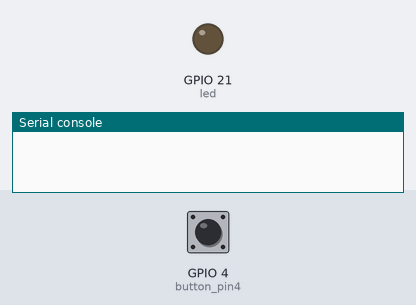
Recording of a program running on a simulated ESP32 board running MicroPython. Shown: output pins drawn as LEDs (lit = HIGH), the last lines printed to the serial console. The test bench sets the inputs (shaded band); at power-on: GPIO 4 (button_pin4) HIGH.

Above: at 1.2 s.
1.3 s: GPIO 4 (button_pin4) pulled LOW for 0.15 s
At 1.37 s:
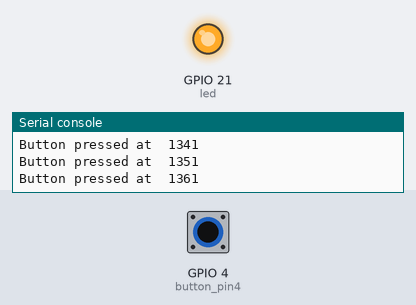
2.9 s: GPIO 4 (button_pin4) pulled LOW for 3.2 s
At 7.0 s:
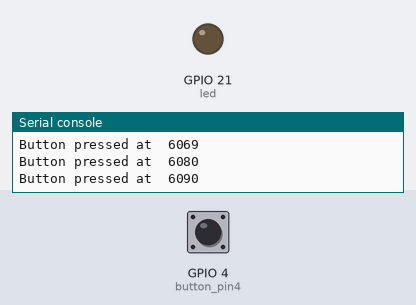
Timing chart, 0 to 8.5 s (numbered marks = the images above; inputs shaded):
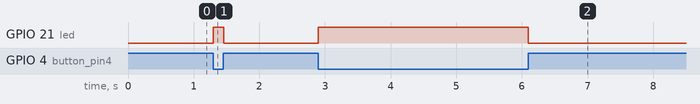

The program:

uP_-_07.40_-_button_4_loop.py
```python
'''
 07.40 - Button state with loop

 This sketch shows how to read the state of a button using a "while" loop.
 When the button is pressed, the LED turns on for 10msec.

 Components
 ----------
  - ESP32
  - Momentary button with four pins
  -     These buttons usually come with four pins:
  -    1|     |4
  -     -------
  -     | / \ |
  -     | \ / |
  -     -------
  -    2|     |3
  -
  -     Connect pins 1 or 2 to GPIO4
  -     Connect pins 3 or 4 to GND
  -     No need for pull/up-down resistor (using internap pull-up)
  - 330Ohm resistor for the LED
  - 5mm LED
  -     Connect anode to GPIO 21
  -     Connect cathode to GND via the resistor
  - Wires
  - Breadboard

 Documentation:
 Pins and GPIO: https://micropython-docs-esp32.readthedocs.io/en/esp32_doc/esp32/quickref.html#pins-and-gpio
 sleep_ms: http://docs.micropython.org/en/latest/library/utime.html?highlight=utime%20sleep#utime.sleep_ms
 ticks_ms: http://docs.micropython.org/en/latest/library/utime.html#utime.ticks_ms

 Course:
 MicroPython with the ESP32
 https://techexplorations.com

'''

from machine import Pin
from utime import sleep_ms, ticks_ms

led = Pin(21, Pin.OUT)    # create output pin on GPIO21
button_pin4 = Pin(4, Pin.IN, Pin.PULL_UP)

while True:
    if button_pin4.value() == 0:
        led.on()
        print("Button pressed at ", ticks_ms())
        sleep_ms(10)
    else:
        led.off()
```

Measured:
- after the input at 1.3 s, GPIO 21 (led): LOW → HIGH at once, → LOW 0.15 s later
- after the input at 2.9 s, GPIO 21 (led): LOW → HIGH at once, → LOW 3.2 s later
